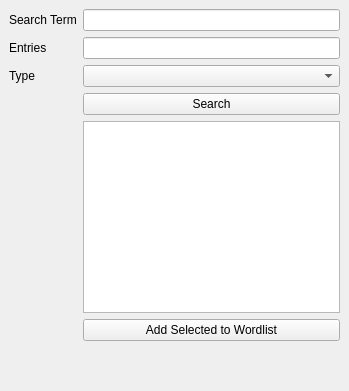
<?xml version="1.0" encoding="UTF-8"?>
<ui version="4.0">
 <class>GoogleKnowledgGraph_dockable</class>
 <widget class="QDockWidget" name="GoogleKnowledgGraph_dockable">
  <property name="geometry">
   <rect>
    <x>0</x>
    <y>0</y>
    <width>349</width>
    <height>391</height>
   </rect>
  </property>
  <property name="windowTitle">
   <string>Google Knowledge Graph</string>
  </property>
  <widget class="QWidget" name="dockWidgetContents">
   <layout class="QVBoxLayout" name="verticalLayout_2">
    <item>
     <layout class="QVBoxLayout" name="verticalLayout">
      <item>
       <layout class="QFormLayout" name="formLayout">
        <property name="fieldGrowthPolicy">
         <enum>QFormLayout::AllNonFixedFieldsGrow</enum>
        </property>
        <item row="0" column="0">
         <widget class="QLabel" name="label">
          <property name="text">
           <string>Search Term</string>
          </property>
         </widget>
        </item>
        <item row="0" column="1">
         <widget class="QLineEdit" name="searchterm_lineEdit"/>
        </item>
        <item row="1" column="0">
         <widget class="QLabel" name="label_2">
          <property name="text">
           <string>Entries</string>
          </property>
         </widget>
        </item>
        <item row="1" column="1">
         <widget class="QLineEdit" name="entries_lineEdit"/>
        </item>
        <item row="2" column="0">
         <widget class="QLabel" name="label_3">
          <property name="text">
           <string>Type</string>
          </property>
         </widget>
        </item>
        <item row="2" column="1">
         <widget class="QComboBox" name="types_comboBox">
          <property name="maxVisibleItems">
           <number>20</number>
          </property>
         </widget>
        </item>
        <item row="3" column="1">
         <widget class="QPushButton" name="search_pushButton">
          <property name="text">
           <string>Search</string>
          </property>
         </widget>
        </item>
        <item row="4" column="1">
         <widget class="QListWidget" name="results_listWidget">
          <property name="selectionMode">
           <enum>QAbstractItemView::ExtendedSelection</enum>
          </property>
         </widget>
        </item>
        <item row="5" column="1">
         <widget class="QPushButton" name="addtolist_pushButton">
          <property name="text">
           <string>Add Selected to Wordlist</string>
          </property>
         </widget>
        </item>
       </layout>
      </item>
     </layout>
    </item>
    <item>
     <spacer name="verticalSpacer">
      <property name="orientation">
       <enum>Qt::Vertical</enum>
      </property>
      <property name="sizeHint" stdset="0">
       <size>
        <width>20</width>
        <height>40</height>
       </size>
      </property>
     </spacer>
    </item>
   </layout>
  </widget>
 </widget>
 <resources/>
 <connections/>
</ui>
